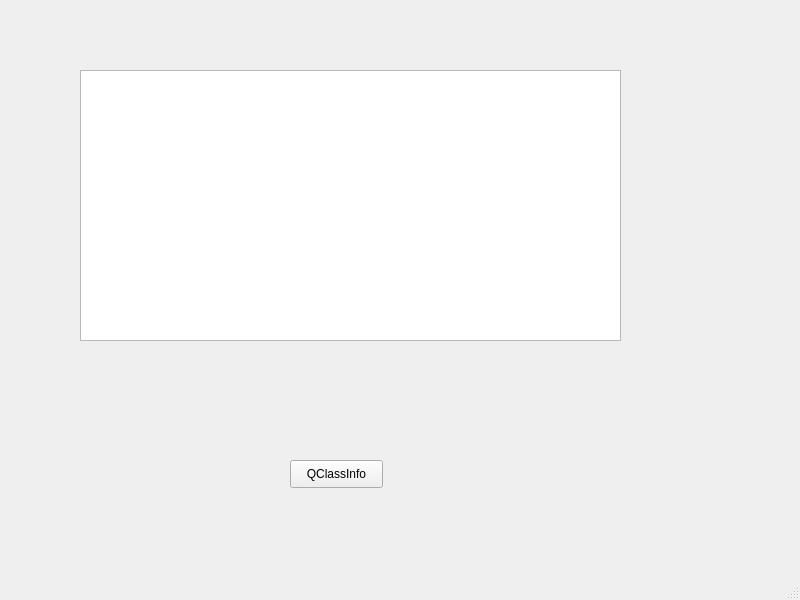
<?xml version="1.0" encoding="UTF-8"?>
<ui version="4.0">
 <class>QClassInfoDemoWindow</class>
 <widget class="QMainWindow" name="QClassInfoDemoWindow">
  <property name="geometry">
   <rect>
    <x>0</x>
    <y>0</y>
    <width>800</width>
    <height>600</height>
   </rect>
  </property>
  <property name="windowTitle">
   <string>QClassInfoDemoWindow</string>
  </property>
  <widget class="QWidget" name="centralwidget">
   <widget class="QTextEdit" name="classInfoTextEdit">
    <property name="geometry">
     <rect>
      <x>80</x>
      <y>70</y>
      <width>541</width>
      <height>271</height>
     </rect>
    </property>
   </widget>
   <widget class="QPushButton" name="classInfoPushButton">
    <property name="geometry">
     <rect>
      <x>290</x>
      <y>460</y>
      <width>93</width>
      <height>28</height>
     </rect>
    </property>
    <property name="text">
     <string>QClassInfo</string>
    </property>
   </widget>
  </widget>
  <widget class="QMenuBar" name="menubar">
   <property name="geometry">
    <rect>
     <x>0</x>
     <y>0</y>
     <width>800</width>
     <height>25</height>
    </rect>
   </property>
  </widget>
  <widget class="QStatusBar" name="statusbar"/>
 </widget>
 <resources/>
 <connections/>
</ui>
